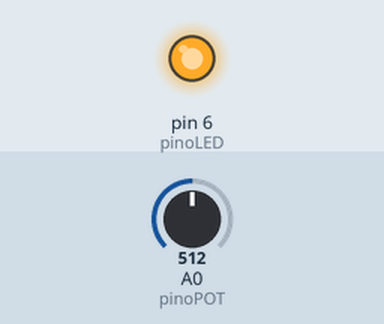
Simulated run of this sketch. Board: Arduino Uno, built with avr-gcc and run on an emulated ATmega328P. On the bench: output pins drawn as LEDs (lit = HIGH). The inputs (shaded band) are chosen by the test bench; at power-on: A0 (pinoPOT) = 512.

Above: at 1.2 s.
1.3 s: A0 (pinoPOT) set to 109
2.8 s: A0 (pinoPOT) set to 93
At 3.7 s:
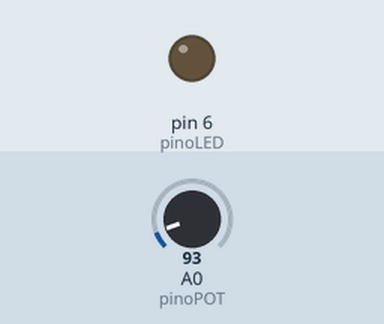
4.3 s: A0 (pinoPOT) set to 122
At 4.9 s:
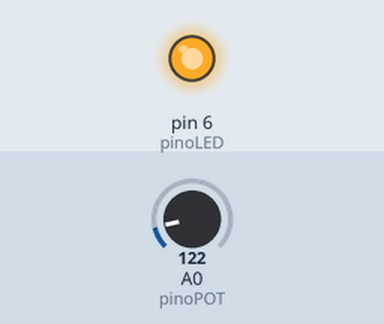
5.8 s: A0 (pinoPOT) set to 0
At 7.2 s:
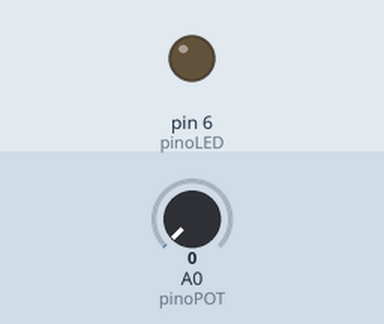
Timing chart, 0 to 8.3 s (numbered marks = the images above; inputs shaded):
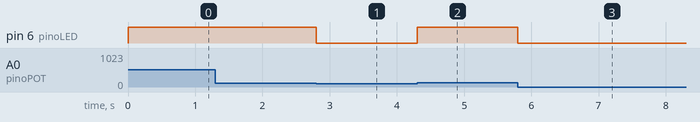

Measured:
- the behaviour switches between 103 and 102 on A0 (pinoPOT) (found by bisection; images 0 and 1)
- after the input at 1.3 s, every drawn part: stays the same
- after the input at 2.8 s, pin 6 (pinoLED): HIGH → LOW at once
- after the input at 4.3 s, pin 6 (pinoLED): LOW → HIGH at once
- after the input at 5.8 s, pin 6 (pinoLED): HIGH → LOW at once

The sketch:

proj3.ino
```cpp
//Programa que controla o brilho do LED com potenciometo
const int pinoLED =  6;   // variavel para o Pino do Led
const int pinoPOT = A0;     // variavel para o Pino do Potenciometro

void setup() {
  pinMode(pinoLED, OUTPUT); // define pino do led como saida
  pinMode(pinoPOT, INPUT); //define pino do botao como entrada
}

void loop() {
  //variavel que recebe a leitura do pino do botao + mapeamento
  int estadoPot = map(analogRead(pinoPOT), 0, 1023, 0, 10);

  digitalWrite(pinoLED, estadoPot); //LED ligado com o estadoPot
}
```
